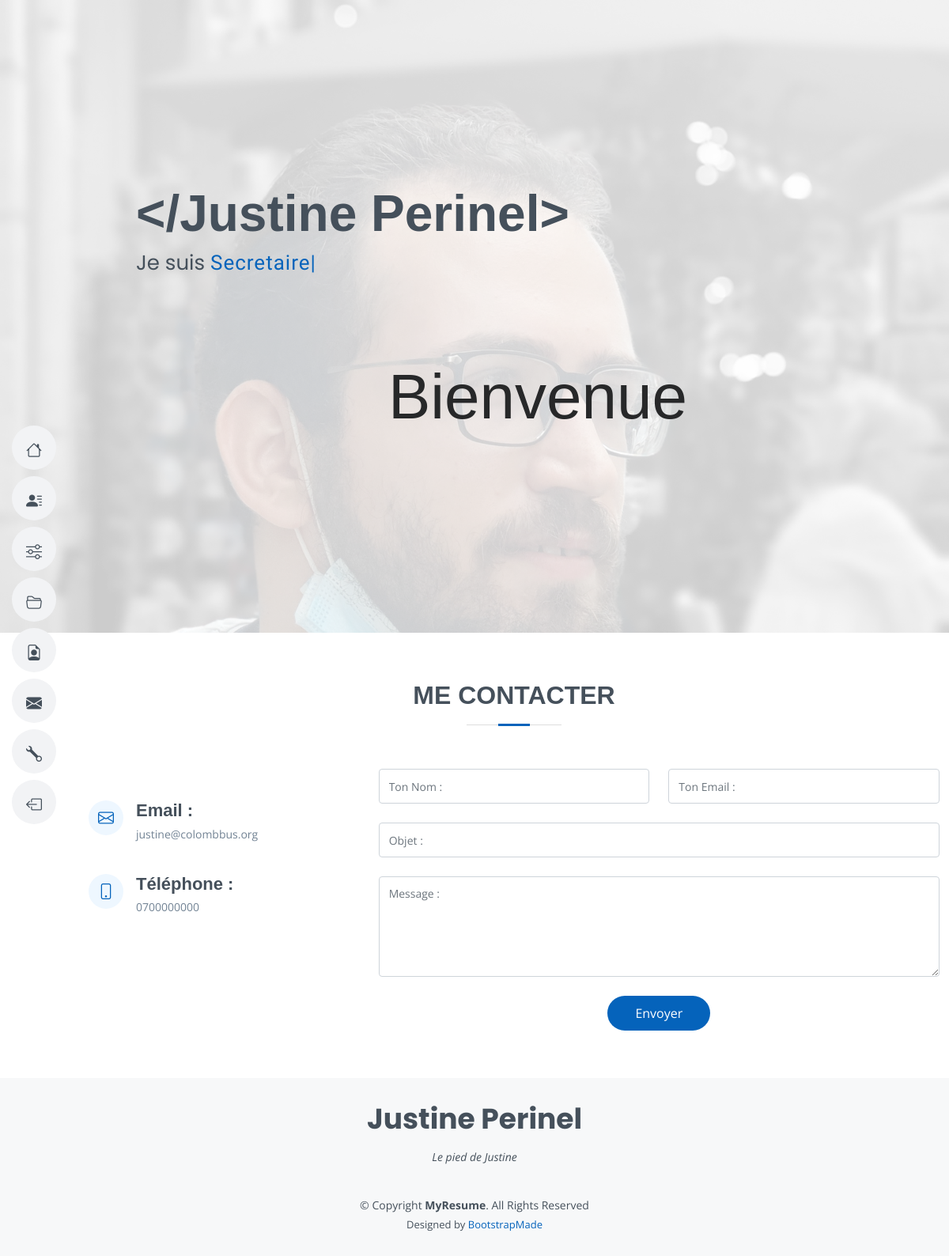
Screenshot of /contact.php (signed in) with the database file from the repository.
### tables this page shows
CREATE TABLE `users` (
  `id_user` int(11) NOT NULL COMMENT 'ID unique',
  `id_key` char(30) DEFAULT NULL,
  `username` varchar(100) NOT NULL,
  `password` varchar(100) NOT NULL,
  `nom` char(30) DEFAULT NULL COMMENT 'Nom de famille',
  `prenom` char(30) DEFAULT NULL COMMENT 'Prénom',
  `telephone` char(10) DEFAULT NULL COMMENT 'Numéro de téléphone',
  `adresse` char(100) DEFAULT NULL COMMENT 'Numéro et rue',
  `complement` char(50) DEFAULT NULL COMMENT 'Complément d''adresse',
  `code_postal` char(5) DEFAULT NULL COMMENT 'Code postal',
  `email` char(50) DEFAULT NULL COMMENT 'Email',
  `education` char(150) DEFAULT NULL COMMENT 'Niveau d''étude',
  `age` double DEFAULT NULL COMMENT 'Age de la personne',
  `disponibilite` tinyint(1) DEFAULT NULL COMMENT 'Disponibilité de travail',
  `metier` char(50) DEFAULT NULL COMMENT 'Métier de la personne',
  `website` char(150) DEFAULT NULL COMMENT 'Website personnel',
  `twitter` char(150) DEFAULT NULL,
  `facebook` char(150) DEFAULT NULL,
  `instagram` char(150) DEFAULT NULL,
  `github` char(150) DEFAULT NULL,
  `linkedin` char(150) DEFAULT NULL,
  `description_portfolio` text COMMENT 'Description page Portfolio',
  `description_cv` text COMMENT 'Description pour la page CV',
  `titre_cv` text COMMENT 'Titre du CV',
  `accroche_footer` text COMMENT 'Description dans le footer'
);

### fiches/fiches.php (called while the page is built)
<?php
$resultat = $conn->prepare("SELECT * FROM users WHERE id_user = :id_user");
$resultat->execute(array(
    ':id_user' => $current_user
));
$fiche = $resultat->fetch(PDO::FETCH_ASSOC);

### contact.php (the view, shortened to what this page needs)
<?php
require 'fiches/index_fiche.php';
require 'fiches/fiches.php';
?>
<?php require 'inc/head_section.inc.php'; ?>
<?php require 'inc/nav.inc.php'; ?>
<?php require 'inc/hero_section.inc.php'; ?>
<main id="main">
  <section id="contact" class="contact">
    <div class="container" data-aos="fade-up">
      <div class="section-title">
        <h2> Me contacter</h2>
      </div>
      <div class="row mt-1">
        <div class="col-lg-4">
          <div class="info">
            <div class="email">
              <i class="bi bi-envelope"></i>
              <h4>Email :</h4>
              <p><?= $fiche['email'] ?? '' ?></p>
            </div>
            <div class="phone">
              <i class="bi bi-phone"></i>
              <h4>Téléphone :</h4>
              <p><?= $fiche['telephone'] ?? '' ?></p>
            </div>
          </div>
        </div>
        <div class="col-lg-8 mt-5 mt-lg-0">
          <form action="forms/contact.php" method="post" class="php-email-form">
            <div class="row">
              <div class="col-md-6 form-group">
                <input type="text" name="name" class="form-control" id="name" placeholder="Ton Nom :" required>
              </div>
              <div class="col-md-6 form-group mt-3 mt-md-0">
                <input type="email" class="form-control" name="email" id="email" placeholder="Ton Email :" required>
              </div>
            </div>
            <div class="form-group mt-3">
              <input type="text" class="form-control" name="subject" id="subject" placeholder="Objet :" required>
            </div>
            <div class="form-group mt-3">
              <textarea class="form-control" name="message" rows="5" placeholder="Message :" required></textarea>
            </div>
            <div class="text-center"><button type="submit">Envoyer</button></div>
          </form>
        </div>
      </div>
    </div>
  </section>
</main>
<?php require 'inc/footer_section.inc.php'; ?>
</html>

### inc/hero_section.inc.php (shortened to what this page needs)
<section id="hero" class="d-flex flex-column justify-content-center">
    <div class="container" data-aos="zoom-in" data-aos-delay="100">
        <h1>&lt;/<?= $fiche['prenom'] ?? '' ?> <?= $fiche['nom'] ?? '' ?>> </h1>
        <p>Je suis <span class="typed" data-typed-items="<?= $fiche['metier'] ?? '' ?>"></span></p>
        <div>
            <br><br><br>
            <h2 id="h2accueil" class=" text-center mx-auto col-12 col-md-12 col-lg-6">Bienvenue</h2>
        </div>
    </div>
</section>

### inc/footer_section.inc.php (shortened to what this page needs)
 <footer id="footer">
     <div class="container">
         <h3><?= $fiche['prenom'] ?? '' ?> <?= $fiche['nom'] ?? '' ?></h3>
         <p><?= $fiche['accroche_footer'] ?? '' ?></p>
         <div class="copyright">
             &copy; Copyright <strong><span>MyResume</span></strong>. All Rights Reserved
         </div>
         <div class="credits">
             Designed by <a href="https://bootstrapmade.com/">BootstrapMade</a>
         </div>
     </div>
 </footer>
</body>

### assets/css/style.css (style rules this page uses)
:root { --bg_InDesign : #E749A0; --bg_Illustrator : #FBBB4D; --bg_Photoshop :#8BC3FC; --bg_php : #474A8A; --bg_Office : #DC3E15; --bg_JS : #f0db4f; --bg_CSS : #264de4; --bg_HTML: #E44D26; }
body { font-family: "Open Sans", sans-serif; color: #272829; }
a { color: #0563bb; text-decoration: none; }
h1, h2, h3, h4, h5, h6 { font-family: "Raleway", sans-serif; }
@media (min-width: 992px) { #main { margin-left: 100px; } }
#hero { width: 100%; height: 100vh; background: url("../img/hero-bg-salvatore_nb.jpg") top right no-repeat; background-size: cover; position: relative; }
@media (min-width: 992px) { #hero { padding-left: 160px; } }
#hero:before { content: ""; background: rgba(255, 255, 255, 0.8); position: absolute; bottom: 0; top: 0; left: 0; right: 0; }
#hero h1 { margin: 0; font-size: 64px; font-weight: 700; line-height: 56px; color: #45505b; }
#hero p { color: #45505b; margin: 15px 0 0 0; font-size: 26px; font-family: "Poppins", sans-serif; }
#hero p span { color: #0563bb; letter-spacing: 1px; font-family: 'Special Elite', cursive; }
#h2accueil { font-size: 500%; }
section { padding: 60px 0; overflow: hidden; }
.section-title { text-align: center; padding-bottom: 30px; }
.section-title h2 { font-size: 32px; font-weight: bold; text-transform: uppercase; margin-bottom: 20px; padding-bottom: 20px; position: relative; color: #45505b; }
.section-title h2::before { content: ''; position: absolute; display: block; width: 120px; height: 1px; background: #ddd; bottom: 1px; left: calc(50% - 60px); }
.section-title h2::after { content: ''; position: absolute; display: block; width: 40px; height: 3px; background: #0563bb; bottom: 0; left: calc(50% - 20px); }
.contact .info { width: 100%; background: #fff; }
.contact .info i { font-size: 20px; color: #0563bb; float: left; width: 44px; height: 44px; background: #eef7ff; display: flex; justify-content: center; align-items: center; border-radius: 50px; transition: all 0.3s ease-in-out; }
.contact .info h4 { padding: 0 0 0 60px; font-size: 22px; font-weight: 600; margin-bottom: 5px; color: #45505b; }
.contact .info p { padding: 0 0 0 60px; margin-bottom: 0; font-size: 14px; color: #728394; }
.contact .info .email, .contact .info .phone { margin-top: 40px; }
.contact .php-email-form { width: 100%; background: #fff; }
.contact .php-email-form .form-group { padding-bottom: 8px; }
.contact .php-email-form input, .contact .php-email-form textarea { border-radius: 4px; box-shadow: none; font-size: 14px; }
.contact .php-email-form input { height: 44px; }
.contact .php-email-form textarea { padding: 10px 12px; }
.contact .php-email-form button[type="submit"] { background: #0563bb; border: 0; padding: 10px 35px; color: #fff; transition: 0.4s; border-radius: 50px; }
#footer { background: #f7f8f9; color: #45505b; font-size: 14px; text-align: center; padding: 30px 0; }
#footer h3 { font-size: 36px; font-weight: 700; position: relative; font-family: "Poppins", sans-serif; padding: 0; margin: 0 0 15px 0; }
#footer p { font-size: 15; font-style: italic; padding: 0; margin: 0 0 40px 0; }
#footer .copyright { margin: 0 0 5px 0; }
#footer .credits { font-size: 13px; }

### rows the page displays
users: prenom "Justine", nom "Perinel", email "justine@colombbus.org", telephone "0700000000", accroche_footer "Le pied de Justine"
